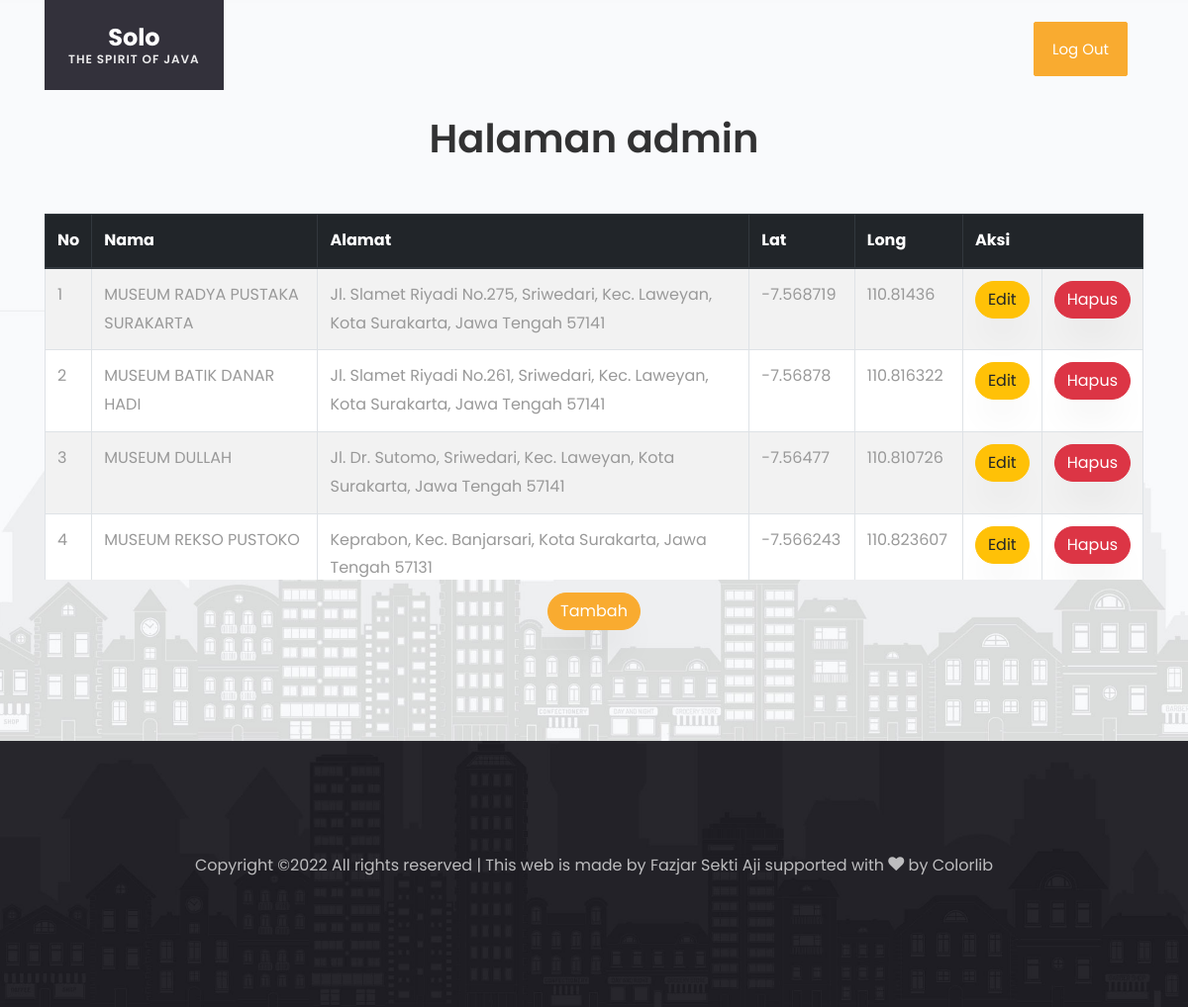
The page /master/admin-page.php on the database its author committed.
### tables this page shows
CREATE TABLE IF NOT EXISTS `tb_wisata` (
  `id_wisata` int(11) NOT NULL AUTO_INCREMENT,
  `nama` varchar(300) NOT NULL,
  `alamat` varchar(300) NOT NULL,
  `latitude` double NOT NULL,
  `longitude` double NOT NULL,
  `gambar` varchar(30) NOT NULL,
  `deskripsi` text,
  `kategori` varchar(30) NOT NULL,
  PRIMARY KEY (`id_wisata`)
);

### master/admin-page.php (the view, shortened to what this page needs)
<!DOCTYPE html>
<html lang="en">
  <head>
    <link rel="stylesheet" href="css/open-iconic-bootstrap.min.css">
    <link rel="stylesheet" href="css/animate.css">
    <link rel="stylesheet" href="css/owl.carousel.min.css">
    <link rel="stylesheet" href="css/owl.theme.default.min.css">
    <link rel="stylesheet" href="css/magnific-popup.css">
    <link rel="stylesheet" href="css/aos.css">
    <link rel="stylesheet" href="css/ionicons.min.css">
    <link rel="stylesheet" href="css/bootstrap-datepicker.css">
    <link rel="stylesheet" href="css/jquery.timepicker.css">
    <link rel="stylesheet" href="css/flaticon.css">
    <link rel="stylesheet" href="css/icomoon.css">
    <link rel="stylesheet" href="css/style.css">
  </head>
  <body>
	  <nav class="navbar navbar-expand-lg navbar-dark ftco_navbar bg-dark ftco-navbar-light" id="ftco-navbar">
	    <div class="container">
	      <a class="navbar-brand" href="#">Solo<span>The Spirit of Java</span></a>
	      <div class="collapse navbar-collapse" id="ftco-nav">
	        <ul class="navbar-nav ml-auto">
	         <li class="nav-item cta"><a href="index.php" class="nav-link">Log Out</a></li>
	        </ul>
	      </div>
	    </div>
	  </nav>
    <section class="ftco-section testimony-section bg-bottom" style="background-image: url(images/bg_3.jpg);">
      <div class="container" align="center">
        <div class="row justify-content-center pb-4">
          <div class="col-md-7 text-center heading-section ftco-animate">
            <h2 class="mb-4">Halaman admin</h2>
          </div>
        </div>
    <div style="height: 370px;overflow-y: scroll;background-color: white;">
        <table border="1px" class="table table-bordered table-hover table-striped" width="100%">
    <thead class="thead-dark">
    <tr>
      <th>No</th>
      <th>Nama</th>
      <th>Alamat</th>
      <th>Lat</th>
      <th>Long</th>
      <th colspan="2">Aksi</th>
    </tr>
    </thead>
    <tbody>
    <?php
    include 'koneksi.php';
    $no=1;
    if(isset($_GET['cari'])){
    $cari = $_GET['cari'];
    $data = mysqli_query($connect,"select * from tb_wisata where nama_tempat like '%".$cari."%'");
    }else{
    $data = mysqli_query($connect,"select * from tb_wisata");
    }
    while($d = mysqli_fetch_array($data)){
      ?>
      <tr>
        <td><?php echo $no++; ?></td>
        <td><?php echo $d['nama']; ?></td>
        <td><?php echo $d['alamat']; ?></td>
        <td><?php echo $d['latitude']; ?></td>
        <td><?php echo $d['longitude']; ?></td>
        <td>
                <a class="btn btn-xs btn-warning" href="edit.php?id=<?php echo $d['id_wisata']; ?>">Edit</a>
              </td>
              <td>
                <a class="btn btn-xs btn-danger" href="delete.php?id=<?php echo $d['id_wisata']; ?>" onclick="return confirm('Hapus data?')">Hapus</a>
              </td>
      </tr>
      <?php
    }
    ?>
 </tbody>
  </table>
</div>
<a href="tambah.php" style="margin-top: 13px;" class="btn btn-primary">Tambah</a>
      </div>
    </section>
    <footer class="ftco-footer bg-bottom" style="background-image: url(images/footer-bg.jpg);">
      <div class="container">
        <div class="row">
          <div class="col-md-12 text-center">
            <p>
  Copyright &copy;<script>document.write(new Date().getFullYear());</script> All rights reserved | This web is made by  Fazjar Sekti Aji supported with <i class="icon-heart color-danger" aria-hidden="true"></i> by <a href="https://colorlib.com" target="_blank">Colorlib</a>
  </p>
          </div>
        </div>
      </div>
    </footer>
  </body>
</html>

### master/css/icomoon.css (style rules this page uses)
[class^="icon-"], [class*=" icon-"] { font-family: 'icomoon' !important; speak: none; font-style: normal; font-weight: normal; font-variant: normal; text-transform: none; line-height: 1; -webkit-font-smoothing: antialiased; -moz-osx-font-smoothing: grayscale; }
.icon-heart:before { content: "\f004"; }

### rows shown on the page
tb_wisata: nama "MUSEUM RADYA PUSTAKA SURAKARTA", alamat "Jl. Slamet Riyadi No.275, Sriwedari, Kec. Laweyan, Kota Surakarta, Jawa Tengah 57141", latitude "-7.568719", longitude "110.81436"
tb_wisata: nama "MUSEUM BATIK DANAR HADI", alamat "Jl. Slamet Riyadi No.261, Sriwedari, Kec. Laweyan, Kota Surakarta, Jawa Tengah 57141", latitude "-7.56878", longitude "110.816322"
tb_wisata: nama "MUSEUM DULLAH", alamat "Jl. Dr. Sutomo, Sriwedari, Kec. Laweyan, Kota Surakarta, Jawa Tengah 57141", latitude "-7.56477", longitude "110.810726"
tb_wisata: nama "MUSEUM REKSO PUSTOKO", alamat "Keprabon, Kec. Banjarsari, Kota Surakarta, Jawa Tengah 57131", latitude "-7.566243", longitude "110.823607"
